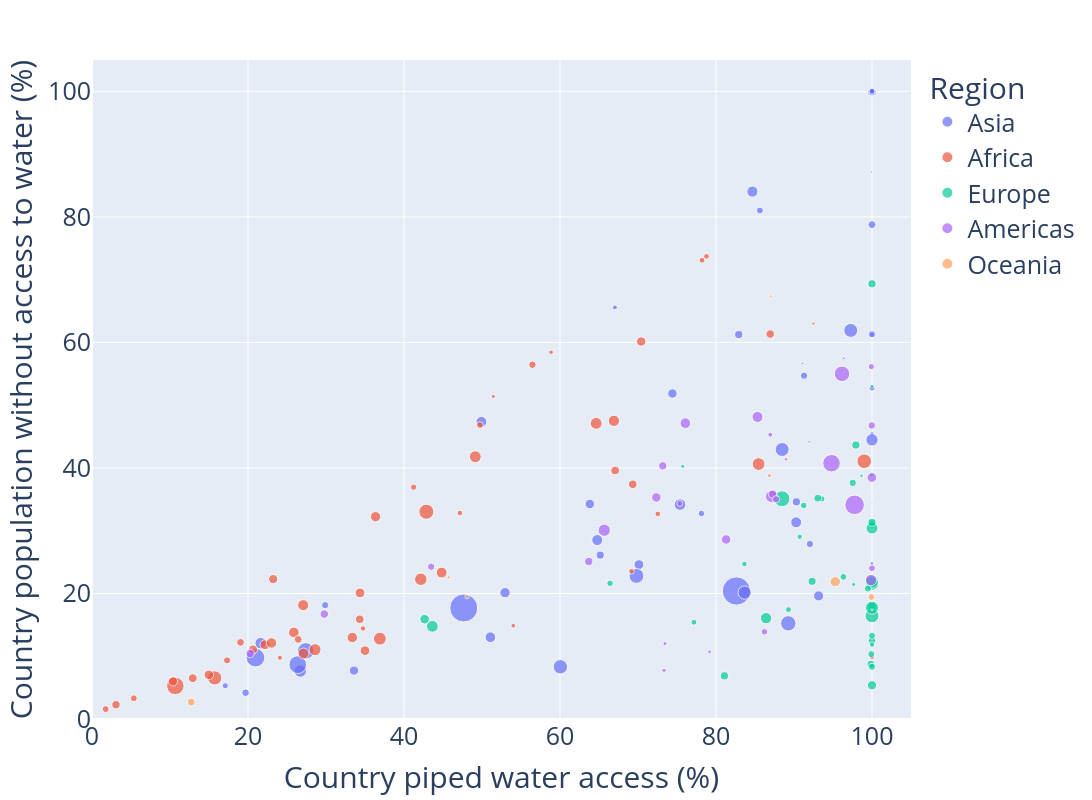

Notebook code cell kept with this figure:
### Code cell
# create bubble size column with square root transformation for improved visuals
country_medians["bubble_size"] = country_medians["country_pop_raw"] ** 0.5

px.scatter(
    country_medians,
    y="percent_without_water",
    # x="NATPiped",
    x="piped_calculated",
    size="bubble_size",
    color="region",
    hover_name="Entity",
    # title="Access to Water vs. Piped Water vs. Population",
).update_layout(
    yaxis_title="Country population without access to water (%)",
    xaxis_title="Country piped water access (%)",
    legend_title="Region",
    width=1200,
    height=800,
    font=dict(size=25),
    # xaxis_tickangle=-45,
    # yaxis=dict(tickfont=dict(size=2)),
    # title=dict(font=dict(size=20)),
).update_xaxes(
    range=[0, 105]
).update_yaxes(
    range=[0, 105]
)

### Figure 1 — Plotly figure (JSON) as saved in the notebook; plotly's stock layout.template omitted (floating-point values rounded to 4 significant figures)
{"data": [{"hovertemplate": "<b>%{hovertext}</b><br><br>region=Asia<br>piped_calculated=%{x}<br>percent_without_water=%{y}<br>bubble_size=%{marker.size}<extra></extra>", "hovertext": ["Afghanistan", "United Arab Emirates", "Armenia", "Azerbaijan", "Bangladesh", "Bahrain", "Brunei Darussalam", "Bhutan", "China", "Cyprus", "Georgia", "Indonesia", "India", "Iran, Islamic Republic of", "Iraq", "Israel", "Jordan", "Japan", "Kazakhstan", "Kyrgyzstan", "Cambodia", "Korea, Republic of", "Lao People's Democratic Republic", "Lebanon", "Sri Lanka", "Myanmar", "Mongolia", "Malaysia", "Nepal", "Oman", "Pakistan", "Philippines", "Korea, Democratic People's Republic of", "Qatar", "Saudi Arabia", "Singapore", "Syrian Arab Republic", "Thailand", "Tajikistan", "Turkmenistan", "Timor-Leste", "Türkiye", "Taiwan, Province of China", "Uzbekistan", "Viet Nam", "Yemen"], "legendgroup": "Asia", "marker": {"color": "#636efa", "size": [6312.0, 3161.0, 1723.0, 3197.0, 12900.0, 1322.0, 664.5, 883.1, 38000.0, 1103.0, 1995.0, 16620.0, 37330.0, 9221.0, 6417.0, 2965.0, 3205.0, 11230.0, 4358.0, 2575.0, 4117.0, 7163.0, 2716.0, 2602.0, 4637.0, 7403.0, 1825.0, 5725.0, 5447.0, 2285.0, 15010.0, 10540.0, 5088.0, 1712.0, 5945.0, 2428.0, 4275.0, 8364.0, 3122.0, 2473.0, 1159.0, 9222.0, 4884.0, 5825.0, 9908.0, 5522.0], "sizemode": "area", "sizeref": 95.01, "symbol": "circle"}, "mode": "markers", "name": "Asia", "orientation": "v", "showlegend": true, "type": "scatter", "x": [21.63, 100.0, 100.0, 90.31, 27.41, 100.0, 99.99, 100.0, 82.62, 100.0, 78.14, 20.96, 47.66, 97.27, 75.39, 100.0, 82.92, 89.27, 63.82, 92.05, 33.59, 100.0, 19.7, 91.29, 70.12, 26.71, 17.09, 90.28, 51.08, 85.62, 26.38, 69.8, 52.96, 100.0, 84.67, 100.0, 74.41, 83.68, 65.16, 29.89, 67.04, 88.48, 93.15, 64.77, 60.05, 49.92], "xaxis": "x", "y": [12.09, 99.93, 52.73, 34.6, 10.85, 100.0, 24.78, 61.19, 20.39, 45.39, 32.74, 9.776, 17.69, 61.91, 34.17, 78.77, 61.25, 15.24, 34.26, 27.88, 7.718, 44.47, 4.185, 54.71, 24.6, 7.639, 5.298, 31.34, 13.03, 81.03, 8.656, 22.8, 20.13, 100.0, 84.03, 61.3, 51.86, 20.14, 26.11, 18.13, 65.58, 42.94, 19.62, 28.51, 8.319, 47.35], "yaxis": "y"}, {"hovertemplate": "<b>%{hovertext}</b><br><br>region=Africa<br>piped_calculated=%{x}<br>percent_without_water=%{y}<br>bubble_size=%{marker.size}<extra></extra>", "hovertext": ["Angola", "Burundi", "Benin", "Burkina Faso", "Botswana", "Central African Republic", "Côte d'Ivoire", "Cameroon", "Congo, Democratic Republic of the", "Congo", "Djibouti", "Algeria", "Egypt", "Eritrea", "Western Sahara", "Ethiopia", "Gabon", "Ghana", "Guinea", "Gambia", "Guinea-Bissau", "Equatorial Guinea", "Kenya", "Liberia", "Libya", "Lesotho", "Morocco", "Madagascar", "Mali", "Mozambique", "Mauritania", "Mauritius", "Malawi", "Namibia", "Niger", "Nigeria", "Rwanda", "Sudan", "Senegal", "Sierra Leone", "Somalia", "South Sudan", "Sao Tome and Principe", "Eswatini", "Chad", "Togo", "Tunisia", "Tanzania, United Republic of", "Uganda", "South Africa", "Zambia", "Zimbabwe"], "legendgroup": "Africa", "marker": {"color": "#EF553B", "size": [5825.0, 3501.0, 3529.0, 4636.0, 1548.0, 2218.0, 5201.0, 5218.0, 9611.0, 2378.0, 1001.0, 6680.0, 10210.0, 1898.0, 782.2, 10860.0, 1510.0, 5633.0, 3674.0, 1577.0, 1420.0, 1204.0, 7415.0, 2276.0, 2638.0, 1469.0, 6111.0, 5332.0, 4567.0, 5671.0, 2185.0, 1128.0, 4433.0, 1609.0, 5013.0, 14540.0, 3644.0, 6701.0, 4147.0, 2853.0, 4045.0, 3374.0, 472.6, 1083.0, 4113.0, 2912.0, 3455.0, 7842.0, 6865.0, 7749.0, 4350.0, 3885.0], "sizemode": "area", "sizeref": 95.01, "symbol": "circle"}, "mode": "markers", "name": "Africa", "orientation": "v", "showlegend": true, "type": "scatter", "x": [27.08, 69.33, 34.33, 22.17, 78.78, 5.365, 33.37, 23.01, 15.73, 17.31, 58.85, 64.64, 99.0, 41.24, 51.45, 42.87, 47.16, 44.83, 12.92, 72.54, 34.74, 24.08, 42.16, 1.751, 56.46, 69.15, 66.92, 25.88, 34.37, 27.12, 49.74, 100.0, 35.0, 78.2, 36.36, 10.68, 67.07, 49.14, 70.41, 19.04, 23.23, 3.073, 92.5, 54.01, 10.38, 26.44, 86.95, 36.91, 28.6, 85.47, 14.98, 20.65], "xaxis": "x", "y": [18.14, 37.39, 15.9, 11.83, 73.72, 3.307, 12.99, 12.12, 6.55, 9.345, 58.44, 47.1, 41.07, 36.94, 51.39, 33.02, 32.81, 23.34, 6.504, 32.68, 14.43, 9.751, 22.27, 1.579, 56.44, 23.54, 47.51, 13.8, 20.09, 10.43, 46.83, 9.837, 10.89, 73.09, 32.24, 5.266, 39.6, 41.79, 60.15, 12.21, 22.29, 2.265, 63.01, 14.86, 5.999, 12.69, 61.34, 12.8, 11.05, 40.62, 7.035, 11.07], "yaxis": "y"}, {"hovertemplate": "<b>%{hovertext}</b><br><br>region=Europe<br>piped_calculated=%{x}<br>percent_without_water=%{y}<br>bubble_size=%{marker.size}<extra></extra>", "hovertext": ["Albania", "Austria", "Belgium", "Bulgaria", "Bosnia and Herzegovina", "Belarus", "Switzerland", "Czechia", "Germany", "Denmark", "Spain", "Estonia", "Finland", "France", "United Kingdom of Great Britain and Northern Ireland", "Greece", "Croatia", "Hungary", "Ireland", "Iceland", "Italy", "Liechtenstein", "Lithuania", "Luxembourg", "Latvia", "Moldova, Republic of", "North Macedonia", "Malta", "Montenegro", "Netherlands, Kingdom of the", "Norway", "Poland", "Portugal", "Romania", "Russian Federation", "San Marino", "Serbia", "Slovakia", "Slovenia", "Sweden", "Ukraine"], "legendgroup": "Europe", "marker": {"color": "#00cc96", "size": [1695.0, 3007.0, 3411.0, 2626.0, 1807.0, 3073.0, 2952.0, 3275.0, 9160.0, 2411.0, 6837.0, 1151.0, 2355.0, 8089.0, 8259.0, 3220.0, 2020.0, 3104.0, 2232.0, 586.0, 7770.0, 195.6, 1640.0, 796.8, 1366.0, 2006.0, 1443.0, 665.4, 792.5, 4144.0, 2338.0, 6148.0, 3189.0, 4374.0, 12080.0, 184.4, 2949.0, 2337.0, 1442.0, 3188.0, 6593.0], "sizemode": "area", "sizeref": 95.01, "symbol": "circle"}, "mode": "markers", "name": "Europe", "orientation": "v", "showlegend": true, "type": "scatter", "x": [77.17, 99.86, 100.0, 97.53, 93.59, 92.33, 100.0, 100.0, 100.0, 100.0, 100.0, 99.98, 99.92, 100.0, 100.0, 100.0, 91.24, 100.0, 96.33, 98.66, 100.0, 100.0, 89.29, 97.65, 90.73, 66.42, 83.64, 100.0, 75.74, 100.0, 100.0, 86.42, 97.93, 42.65, 88.46, 100.0, 93.04, 99.47, 100.0, 81.08, 43.64], "xaxis": "x", "y": [15.41, 8.75, 17.89, 37.62, 35.07, 21.94, 12.5, 31.04, 16.43, 8.313, 30.42, 38.94, 10.34, 17.74, 21.56, 69.34, 34.03, 31.34, 22.65, 38.75, 21.87, 17.38, 17.43, 21.43, 29.04, 21.62, 24.68, 53.02, 40.26, 5.371, 13.28, 16.07, 43.65, 15.9, 35.09, 34.37, 35.19, 20.78, 11.85, 6.879, 14.77], "yaxis": "y"}, {"hovertemplate": "<b>%{hovertext}</b><br><br>region=Americas<br>piped_calculated=%{x}<br>percent_without_water=%{y}<br>bubble_size=%{marker.size}<extra></extra>", "hovertext": ["Argentina", "Bahamas", "Belize", "Bolivia, Plurinational State of", "Brazil", "Canada", "Chile", "Colombia", "Costa Rica", "Cuba", "Dominican Republic", "Ecuador", "Grenada", "Greenland", "Guatemala", "Guyana", "Honduras", "Haiti", "Jamaica", "Saint Kitts and Nevis", "Saint Lucia", "Mexico", "Nicaragua", "Panama", "Peru", "Paraguay", "El Salvador", "Suriname", "Trinidad and Tobago", "Uruguay", "United States of America", "Saint Vincent and the Grenadines", "Venezuela, Bolivarian Republic of"], "legendgroup": "Americas", "marker": {"color": "#ab63fa", "size": [6753.0, 630.0, 636.3, 3440.0, 14630.0, 6170.0, 4383.0, 7160.0, 2267.0, 3364.0, 3310.0, 4229.0, 336.2, 238.5, 4272.0, 889.0, 3172.0, 3397.0, 1724.0, 231.4, 429.4, 11410.0, 2589.0, 2093.0, 5776.0, 2687.0, 2553.0, 769.3, 1185.0, 1867.0, 18250.0, 333.6, 5358.0], "sizemode": "area", "sizeref": 95.01, "symbol": "circle"}, "mode": "markers", "name": "Americas", "orientation": "v", "showlegend": true, "type": "scatter", "x": [87.1, 88.98, 79.17, 29.79, 94.81, 99.88, 99.98, 65.67, 100.0, 63.69, 73.17, 81.3, 91.1, 99.92, 72.35, 73.34, 87.27, 20.28, 75.35, 88.21, 96.38, 96.16, 43.48, 86.22, 85.32, 99.97, 87.7, 73.46, 86.96, 99.92, 97.77, 91.94, 76.08], "xaxis": "x", "y": [35.45, 41.38, 10.71, 16.72, 40.75, 22.14, 38.46, 30.08, 24.02, 25.11, 40.33, 28.6, 56.68, 87.13, 35.3, 7.753, 35.84, 10.45, 34.35, 54.17, 57.48, 55.0, 24.26, 13.89, 48.12, 46.77, 35.01, 12.02, 45.31, 56.15, 34.12, 44.18, 47.14], "yaxis": "y"}, {"hovertemplate": "<b>%{hovertext}</b><br><br>region=Oceania<br>piped_calculated=%{x}<br>percent_without_water=%{y}<br>bubble_size=%{marker.size}<extra></extra>", "hovertext": ["Australia", "Fiji", "New Zealand", "Palau", "Papua New Guinea", "Solomon Islands", "Vanuatu", "Samoa"], "legendgroup": "Oceania", "marker": {"color": "#FFA15A", "size": [5078.0, 950.2, 2205.0, 134.8, 3020.0, 839.0, 560.8, 447.4], "sizemode": "area", "sizeref": 95.01, "symbol": "circle"}, "mode": "markers", "name": "Oceania", "orientation": "v", "showlegend": true, "type": "scatter", "x": [95.29, 86.86, 99.92, 29.0, 12.73, 48.08, 45.72, 87.0], "xaxis": "x", "y": [21.88, 38.77, 19.43, 20.83, 2.694, 19.49, 22.57, 67.38], "yaxis": "y"}], "layout": {"font": {"size": 25}, "height": 800, "legend": {"itemsizing": "constant", "title": {"text": "Region"}, "tracegroupgap": 0}, "margin": {"t": 60}, "width": 1200, "xaxis": {"anchor": "y", "domain": [0, 1], "range": [0, 105], "title": {"text": "Country piped water access (%)"}}, "yaxis": {"anchor": "x", "domain": [0, 1], "range": [0, 105], "title": {"text": "Country population without access to water (%)"}}}}
